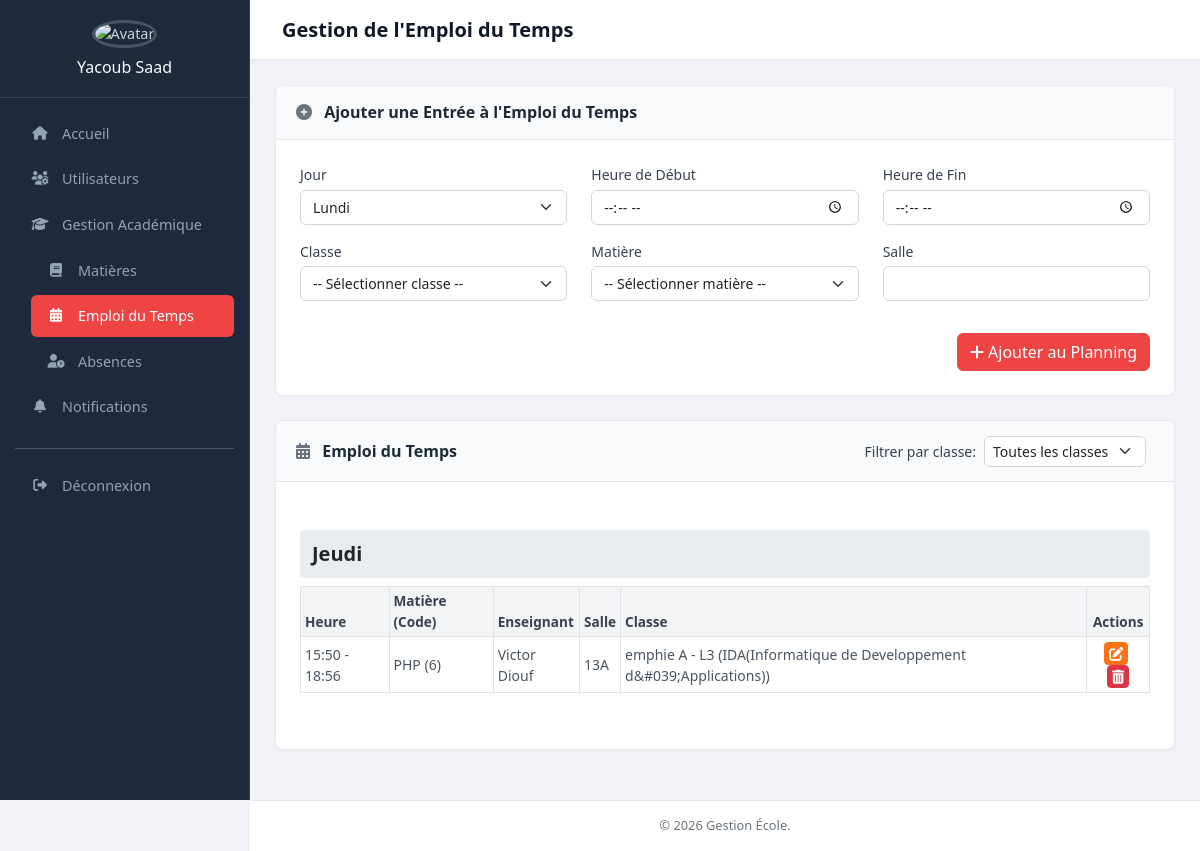
The page /dashboard/admin/emploi_temps.php on the database its author committed.
### tables this page shows
CREATE TABLE IF NOT EXISTS `emplois_temps` (
  `id` int NOT NULL AUTO_INCREMENT,
  `jour_semaine` enum('Lundi','Mardi','Mercredi','Jeudi','Vendredi','Samedi') DEFAULT NULL,
  `heure_debut` time DEFAULT NULL,
  `heure_fin` time DEFAULT NULL,
  `id_classe` int DEFAULT NULL,
  `id_matiere` int DEFAULT NULL,
  `salle` varchar(50) DEFAULT NULL,
  PRIMARY KEY (`id`),
  KEY `id_classe` (`id_classe`),
  KEY `id_matiere` (`id_matiere`)
);

CREATE TABLE IF NOT EXISTS `matieres` (
  `id` int NOT NULL AUTO_INCREMENT,
  `nom_matiere` varchar(100) DEFAULT NULL,
  `code_matiere` varchar(20) DEFAULT NULL,
  `id_enseignant` int DEFAULT NULL,
  `id_classe` int DEFAULT NULL,
  PRIMARY KEY (`id`),
  KEY `id_enseignant` (`id_enseignant`),
  KEY `id_classe` (`id_classe`)
);

CREATE TABLE IF NOT EXISTS `classes` (
  `id` int NOT NULL AUTO_INCREMENT,
  `nom_classe` varchar(100) DEFAULT NULL,
  `niveau` varchar(50) DEFAULT NULL,
  `id_filiere` int DEFAULT NULL,
  PRIMARY KEY (`id`),
  KEY `id_filiere` (`id_filiere`)
);

CREATE TABLE IF NOT EXISTS `filieres` (
  `id` int NOT NULL AUTO_INCREMENT,
  `nom_filiere` varchar(100) DEFAULT NULL,
  PRIMARY KEY (`id`)
);

### dashboard/admin/emploi_temps.php (the view, shortened to what this page needs)
<?php
class Database {
    private $host = 'localhost'; private $db_name = 'gestion_school'; private $username = 'root'; private $password = ''; private $conn;
    public function connect() { $this->conn = null; try { $this->conn = new PDO('mysql:host=' . $this->host . ';dbname=' . $this->db_name, $this->username, $this->password); $this->conn->setAttribute(PDO::ATTR_ERRMODE, PDO::ERRMODE_EXCEPTION); $this->conn->exec('SET NAMES utf8'); } catch(PDOException $e) { error_log('Erreur connexion: ' . $e->getMessage()); die('Erreur connexion DB. Message: ' . $e->getMessage()); } return $this->conn; }
    public function prepare($sql) { if (!$this->conn) $this->connect(); return $this->conn->prepare($sql); }
    public function execute($stmt, $params = []) { try { return $stmt->execute($params); } catch(PDOException $e) { error_log('Erreur SQL: ' . $e->getMessage() . ' | Query: ' . $stmt->queryString); return false; } }
    public function fetchAll($stmt) { return $stmt->fetchAll(PDO::FETCH_ASSOC); }
}
function getCurrentPage() { return basename($_SERVER['SCRIPT_FILENAME']); }
$database = new Database();
$pageTitle = "Gestion de l'Emploi du Temps";
$message = '';
$jours_semaine_options = ['Lundi', 'Mardi', 'Mercredi', 'Jeudi', 'Vendredi', 'Samedi'];
$classes_disponibles = [];
try {
    $stmt_cls = $database->prepare("SELECT c.id, c.nom_classe, c.niveau, f.nom_filiere FROM classes c JOIN filieres f ON c.id_filiere = f.id ORDER BY f.nom_filiere, c.niveau, c.nom_classe");
    $database->execute($stmt_cls);
    $classes_disponibles = $database->fetchAll($stmt_cls);
} catch (PDOException $e) { $message = "Erreur récupération classes: " . $e->getMessage(); $message_type = "danger"; }
$matieres_disponibles = [];
try {
    $stmt_mat = $database->prepare("SELECT m.id, m.nom_matiere, m.code_matiere, cl.nom_classe as classe_matiere
                                   FROM matieres m
                                   JOIN classes cl ON m.id_classe = cl.id
                                   ORDER BY m.nom_matiere");
    $database->execute($stmt_mat);
    $matieres_disponibles = $database->fetchAll($stmt_mat);
} catch (PDOException $e) { $message = "Erreur récupération matières: " . $e->getMessage(); $message_type = "danger"; }
$edit_edt_data = null;
$edt_list = [];
$filter_classe_id = isset($_GET['filter_classe']) ? filter_input(INPUT_GET, 'filter_classe', FILTER_VALIDATE_INT) : null;
try {
    $sql_list = "SELECT edt.id, edt.jour_semaine, edt.heure_debut, edt.heure_fin, edt.salle,
                        c.nom_classe, c.niveau, f.nom_filiere,
                        m.nom_matiere, m.code_matiere,
                        CONCAT(u.prenom, ' ', u.nom) as nom_enseignant
                 FROM emplois_temps edt
                 JOIN classes c ON edt.id_classe = c.id
                 JOIN filieres f ON c.id_filiere = f.id
                 JOIN matieres m ON edt.id_matiere = m.id
                 LEFT JOIN enseignants ens ON m.id_enseignant = ens.id
                 LEFT JOIN utilisateurs u ON ens.id_utilisateur = u.id ";
    $params_sql = [];
    $sql_list .= " ORDER BY FIELD(edt.jour_semaine, 'Lundi', 'Mardi', 'Mercredi', 'Jeudi', 'Vendredi', 'Samedi'), edt.heure_debut ASC";
    $stmt_list = $database->prepare($sql_list);
    if ($database->execute($stmt_list, $params_sql)) {
        $edt_list_raw = $database->fetchAll($stmt_list);
        foreach($edt_list_raw as $item) {
            $edt_list[$item['jour_semaine']][] = $item;
        }
    } else { $message = "Erreur récupération EDT."; $message_type = "danger"; }
} catch (PDOException $e) { $message = "Erreur DB (liste EDT): " . $e->getMessage(); $message_type = "danger"; }
$currentPage = getCurrentPage();
$userImageUrl = BASE_URL . 'assets/images/default_avatar.png';
?>
<!DOCTYPE html>
<html lang="fr">
<head>
    <link href="https://cdn.jsdelivr.net/npm/bootstrap@5.3.2/dist/css/bootstrap.min.css" rel="stylesheet">
    <link rel="stylesheet" href="https://cdnjs.cloudflare.com/ajax/libs/font-awesome/6.4.0/css/all.min.css">
</head>
<body>
    <aside class="sidebar">
        <div class="sidebar-header">
            <img src="<?php echo htmlspecialchars($userImageUrl); ?>" alt="Avatar" class="user-avatar">
            <h5><?php echo isset($_SESSION['user_nom_complet']) ? htmlspecialchars($_SESSION['user_nom_complet']) : 'Yacoub Saad'; ?></h5>
        </div>
        <nav class="nav sidebar-nav flex-column">
            <a class="nav-link" href="<?php echo BASE_URL; ?>dashboard.php"><i class="fas fa-home fa-fw"></i> Accueil</a>
            <a class="nav-link" href="<?php echo BASE_URL; ?>dashboard/admin/gestion_utilisateurs.php"><i class="fas fa-users-cog fa-fw"></i> Utilisateurs</a>
            <a class="nav-link <?php echo in_array($currentPage, ['gestion_filieres.php', 'gestion_classes.php', 'gestion_matieres.php', 'gestion_absences.php', 'emploi_temps.php']) ? '' : 'collapsed'; ?>"
               href="#submenuGestionAcademique" data-bs-toggle="collapse" role="button"
               aria-expanded="<?php echo in_array($currentPage, ['gestion_filieres.php', 'gestion_classes.php', 'gestion_matieres.php', 'gestion_absences.php', 'emploi_temps.php']) ? 'true' : 'false'; ?>" >
                <i class="fas fa-graduation-cap fa-fw"></i> Gestion Académique
            </a>
            <div class="collapse <?php echo in_array($currentPage, ['gestion_filieres.php', 'gestion_classes.php', 'gestion_matieres.php', 'gestion_absences.php', 'emploi_temps.php']) ? 'show' : ''; ?>" id="submenuGestionAcademique">
                <ul class="nav flex-column ps-3">
                    <li class="nav-item"><a class="nav-link <?php echo ($currentPage == 'gestion_matieres.php') ? 'active' : ''; ?>" href="<?php echo BASE_URL; ?>dashboard/admin/gestion_matieres.php"><i class="fas fa-book fa-fw"></i> Matières</a></li>
                    <li class="nav-item"><a class="nav-link <?php echo ($currentPage == 'emploi_temps.php') ? 'active' : ''; ?>" href="<?php echo BASE_URL; ?>dashboard/admin/emploi_temps.php"><i class="fas fa-calendar-alt fa-fw"></i> Emploi du Temps</a></li>
                    <li class="nav-item"><a class="nav-link <?php echo ($currentPage == 'gestion_absences.php') ? 'active' : ''; ?>" href="<?php echo BASE_URL; ?>dashboard/admin/gestion_absences.php"><i class="fas fa-user-clock fa-fw"></i> Absences</a></li>
                </ul>
            </div>
            <a class="nav-link" href="<?php echo BASE_URL; ?>dashboard/admin/notifications.php"><i class="fas fa-bell fa-fw"></i> Notifications</a>
            <hr class="sidebar-divider">
            <a class="nav-link" href="#"><i class="fas fa-sign-out-alt fa-fw"></i> Déconnexion</a>
        </nav>
    </aside>
    <div class="main-wrapper">
        <nav class="top-navbar navbar navbar-expand-lg">
             <div class="container-fluid">
                <h1 class="page-main-title"><?php echo htmlspecialchars($pageTitle); ?></h1>
            </div>
        </nav>
        <main class="content-area">
            <div class="card card-custom mb-4">
                <div class="card-header"><i class="fas <?php echo $edit_edt_data ? 'fa-edit' : 'fa-plus-circle'; ?>"></i> <?php echo $edit_edt_data ? 'Modifier l\'Entrée' : 'Ajouter une Entrée à l\'Emploi du Temps'; ?></div>
                <div class="card-body">
                    <form action="emploi_temps.php" method="POST">
                        <div class="row">
                            <div class="col-md-4 mb-3"><label for="jour_semaine" class="form-label">Jour</label><select class="form-select" id="jour_semaine" name="jour_semaine" required>
                                <?php foreach ($jours_semaine_options as $jour): ?>
                                <option value="<?php echo $jour; ?>" <?php echo ($edit_edt_data && $edit_edt_data['jour_semaine'] == $jour) ? 'selected' : ''; ?>><?php echo $jour; ?></option>
                                <?php endforeach; ?>
                            </select></div>
                            <div class="col-md-4 mb-3"><label for="heure_debut" class="form-label">Heure de Début</label><input type="time" class="form-control" id="heure_debut" name="heure_debut" value="<?php echo $edit_edt_data ? htmlspecialchars($edit_edt_data['heure_debut']) : ''; ?>" required></div>
                            <div class="col-md-4 mb-3"><label for="heure_fin" class="form-label">Heure de Fin</label><input type="time" class="form-control" id="heure_fin" name="heure_fin" value="<?php echo $edit_edt_data ? htmlspecialchars($edit_edt_data['heure_fin']) : ''; ?>" required></div>
                        </div>
                        <div class="row">
                            <div class="col-md-4 mb-3"><label for="id_classe" class="form-label">Classe</label><select class="form-select" id="id_classe" name="id_classe" required>
                                <option value="">-- Sélectionner classe --</option>
                            </select></div>
                            <div class="col-md-4 mb-3"><label for="id_matiere" class="form-label">Matière</label><select class="form-select" id="id_matiere" name="id_matiere" required>
                                <option value="">-- Sélectionner matière --</option>
                            </select></div>
                            <div class="col-md-4 mb-3"><label for="salle" class="form-label">Salle</label><input type="text" class="form-control" id="salle" name="salle" value="<?php echo $edit_edt_data ? htmlspecialchars($edit_edt_data['salle']) : ''; ?>" required></div>
                        </div>
                        <div class="d-flex justify-content-end mt-3">
                            <?php if ($edit_edt_data): ?>
                                <button type="submit" name="update_emploi_temps" class="btn btn-custom-edit me-2"><i class="fas fa-save"></i> Mettre à Jour</button>
                                <a href="emploi_temps.php" class="btn btn-secondary"><i class="fas fa-times"></i> Annuler</a>
                            <?php else: ?>
                                <button type="submit" name="add_emploi_temps" class="btn btn-custom-primary" <?php if(empty($classes_disponibles) || empty($matieres_disponibles)) echo 'disabled'; ?>><i class="fas fa-plus"></i> Ajouter au Planning</button>
                            <?php endif; ?>
                        </div>
                    </form>
                </div>
            </div>
            <div class="card card-custom">
                <div class="card-header d-flex justify-content-between align-items-center">
                    <span><i class="fas fa-calendar-alt"></i> Emploi du Temps</span>
                    <form action="emploi_temps.php" method="GET" class="d-flex align-items-center">
                        <label for="filter_classe" class="form-label me-2 mb-0">Filtrer par classe:</label>
                        <select name="filter_classe" id="filter_classe" class="form-select form-select-sm me-2" style="width: auto;" onchange="this.form.submit()">
                            <option value="">Toutes les classes</option>
                        </select>
                    </form>
                </div>
                <div class="card-body">
                    <?php if (empty($edt_list_raw) && empty($message) && !$filter_classe_id): ?>
                        <div class="alert alert-custom-info" role="alert">Aucune entrée dans l'emploi du temps.</div>
                    <?php elseif (empty($edt_list_raw) && empty($message) && $filter_classe_id): ?>
                        <div class="alert alert-custom-info" role="alert">Aucune entrée pour la classe sélectionnée.</div>
                    <?php elseif (!empty($edt_list)): ?>
                        <?php foreach ($jours_semaine_options as $jour):  ?>
                            <?php if (isset($edt_list[$jour]) && !empty($edt_list[$jour])): ?>
                                <h5 class="timetable-day-header"><?php echo htmlspecialchars($jour); ?></h5>
                                <div class="table-responsive mb-3">
                                    <table class="table table-sm table-bordered table-hover">
                                        <thead><tr><th>Heure</th><th>Matière (Code)</th><th>Enseignant</th><th>Salle</th><th>Classe</th><th class="text-center">Actions</th></tr></thead>
                                        <tbody>
                                            <?php foreach ($edt_list[$jour] as $entree): ?>
                                            <tr>
                                                <td><?php echo date('H:i', strtotime($entree['heure_debut'])) . ' - ' . date('H:i', strtotime($entree['heure_fin'])); ?></td>
                                                <td><?php echo htmlspecialchars($entree['nom_matiere'] . ' (' . $entree['code_matiere'] . ')'); ?></td>
                                                <td><?php echo htmlspecialchars($entree['nom_enseignant'] ?? 'N/A'); ?></td>
                                                <td><?php echo htmlspecialchars($entree['salle']); ?></td>
                                                <td><?php echo htmlspecialchars($entree['nom_classe'] . ' - ' . $entree['niveau'] . ' (' . $entree['nom_filiere'] . ')'); ?></td>
                                                <td class="text-center">
                                                    <a href="emploi_temps.php?edit_id=<?php echo htmlspecialchars($entree['id']); ?>" class="btn btn-sm btn-custom-edit me-1 py-0 px-1" title="Modifier"><i class="fas fa-edit"></i></a>
                                                    <a href="emploi_temps.php?delete_id=<?php echo htmlspecialchars($entree['id']); ?>" class="btn btn-sm btn-danger py-0 px-1" title="Supprimer" onclick="return confirm('Supprimer cette entrée ?');"><i class="fas fa-trash-alt"></i></a>
                                                </td>
                                            </tr>
                                            <?php endforeach; ?>
                                        </tbody>
                                    </table>
                                </div>
                            <?php endif; ?>
                        <?php endforeach; ?>
                    <?php endif; ?>
                </div>
            </div>
        </main>
        <footer class="page-footer">© <?php echo date("Y"); ?> Gestion École.</footer>
    </div>
</body>
</html>

### rows shown on the page
emplois_temps: heure_debut "15:50", heure_fin "18:56", id_matiere.code_matiere "PHP (6)", nom_enseignant "Victor Diouf", salle "13A", id_classe.nom_filiere "emphie A - L3 (IDA(Informatique de Developpement d&#039;Applications))"

### other values the page prints
$pageTitle "Gestion de l'Emploi du Temps"
$jour "Jeudi"
form field jour_semaine "Lundi"
